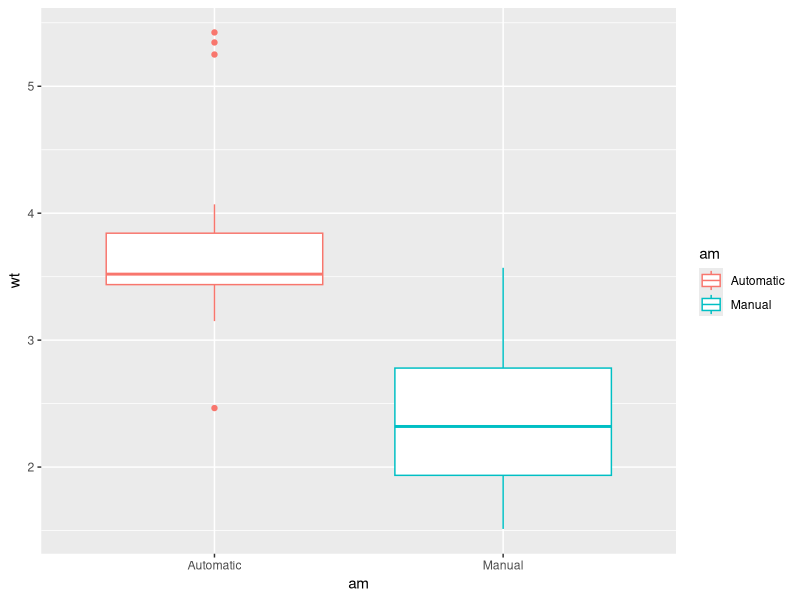
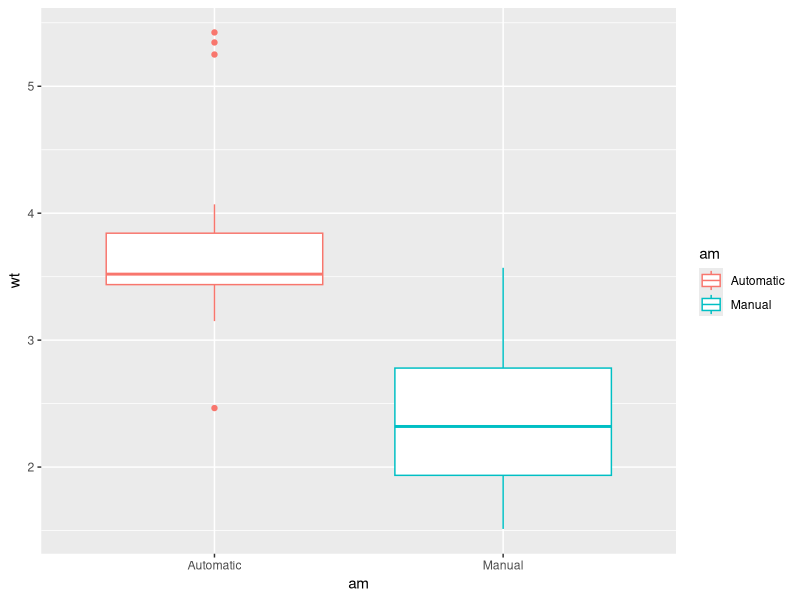
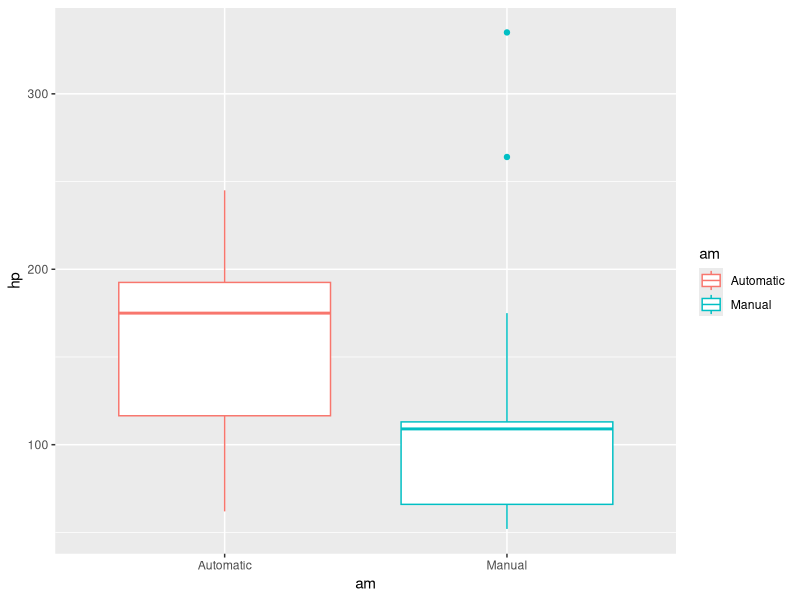
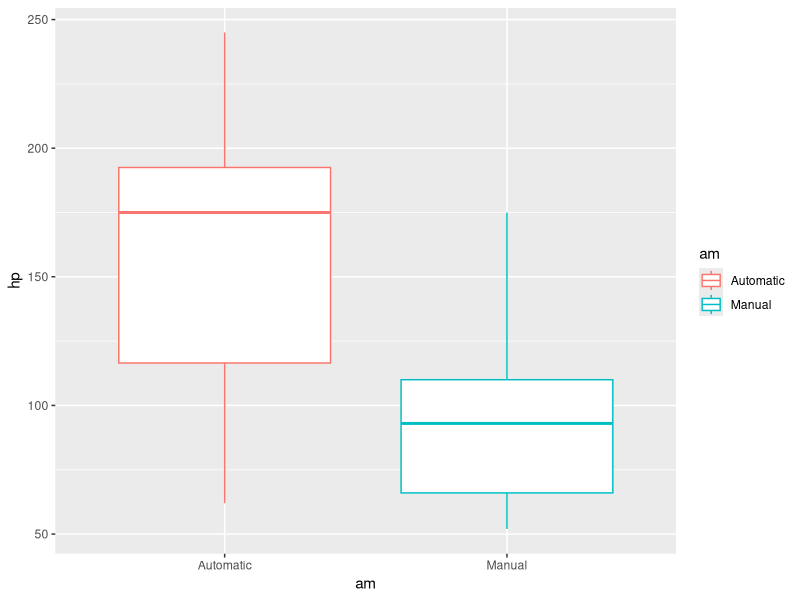
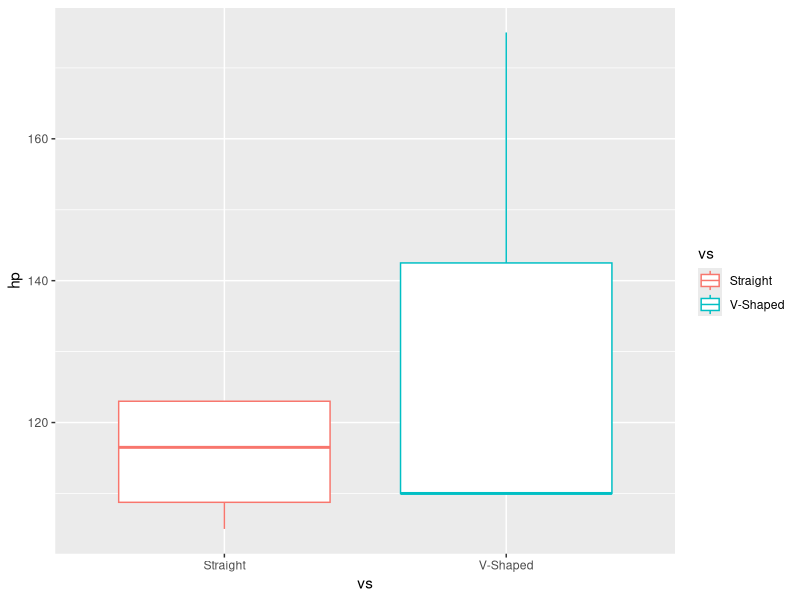
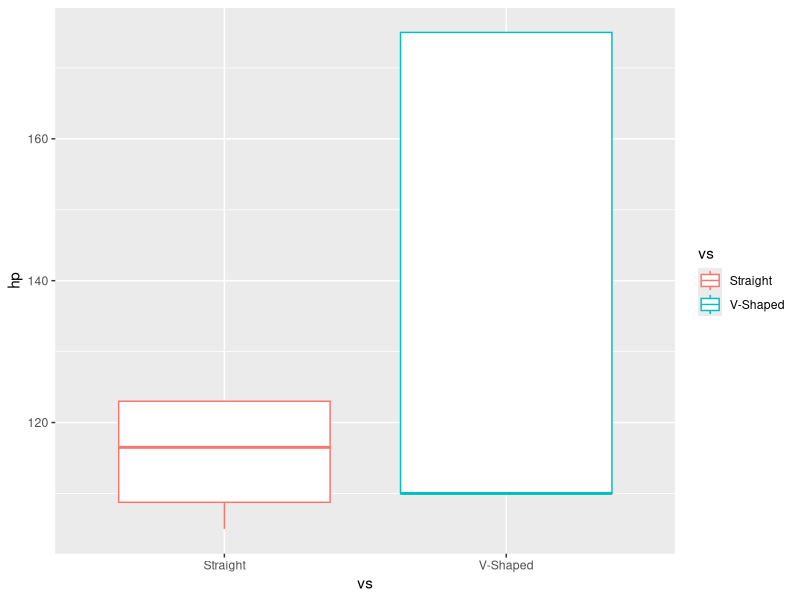

Reproduce these figures in R, in order.
## ---- chunk 1
library(tidyverse)
## ---- chunk 2
data(mtcars)
## ---- chunk 3
mtcars
## ---- chunk 4
ByTrans <- 
    mtcars %>% 
    group_by(am) %>%
    summarize(AvgWeight = round(mean(wt)*1000,2))
ByTrans
## ---- chunk 5
mtcars %>%
    mutate(am = case_when(am == 1~"Manual",TRUE~"Automatic")) %>%
    ggplot(aes(am, wt, color=am)) + geom_boxplot()
## ---- chunk 6
mtcars %>% 
mutate(am = case_when(am == 1~"Manual",TRUE~"Automatic")) %>% 
ggplot(aes(am, wt, color=am)) + geom_boxplot() 
## ---- chunk 7
mtcars %>%
    mutate(am = case_when(am == 1~"Manual",TRUE~"Automatic")) %>%
    t.test(wt~am,data=.)
## ---- chunk 8
mtcars %>% group_by(am) %>% summarize(AvgHP = round(mean(hp),2),
                                      SdHP  = round(sd(hp)))
## ---- chunk 9
mtcars %>%
    mutate(am = case_when(am == 1~"Manual",TRUE~"Automatic")) %>%
    ggplot(aes(am, hp, color=am)) + geom_boxplot()
## ---- chunk 10
mtcars %>% 
    mutate(am = case_when(am == 1~"Manual",TRUE~"Automatic")) %>% 
    t.test(hp~am, data = .)
## ---- chunk 11
mtcars %>%
    filter(hp <= 250) %>%
    group_by(am) %>% 
    summarize(AvgHP = round(mean(hp),2),
              SdHP  = round(sd(hp)))
## ---- chunk 12
mtcars %>%
    filter(hp <= 250) %>%
    mutate(am = case_when(am == 1~"Manual",TRUE~"Automatic")) %>%
    ggplot(aes(am, hp, color=am)) + geom_boxplot()
## ---- chunk 13
mtcars %>% filter(hp <= 250) %>% t.test(hp~am, data = .)
## ---- chunk 14
mtcars %>%
    filter(cyl == 6) %>%
    mutate(vs = case_when(vs == 0~"V-Shaped",TRUE~"Straight")) %>%
    ggplot(aes(vs, hp, color=vs)) + geom_boxplot()
## ---- chunk 15
mtcars %>% 
    filter(cyl == 6) %>%
    mutate(vs = case_when(vs == 0~"V-Shaped",TRUE~"Straight")) %>%
    t.test(hp~vs, data = .)
## ---- chunk 16

## Let's just get some more data.
BigCars <- bind_rows(mtcars,mtcars,mtcars,mtcars,mtcars,mtcars)

BigCars %>%
    filter(cyl == 6) %>%
    mutate(vs = case_when(vs == 0~"V-Shaped",TRUE~"Straight")) %>%
    ggplot(aes(vs, hp, color=vs)) + geom_boxplot()
## ---- chunk 17
BigCars %>% 
    filter(cyl == 6) %>%
    mutate(vs = case_when(vs == 0~"V-Shaped",TRUE~"Straight")) %>%
    t.test(hp~vs, data = .)
